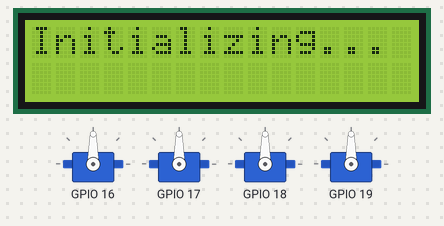
Bench run of a sketch on a simulated ESP32. On the bench: 4 × servo, 16×2 character LCD. WiFi joins after 1.5 s; servers stay silent unless stated; what the sketch prints to the serial monitor is not drawn.

Above: at 0.1 s.
At 2.2 s:
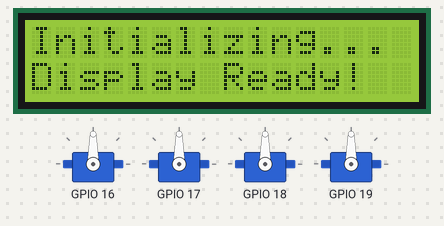
At 6.2 s:
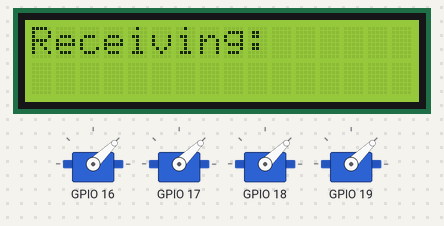
At 6.78 s:
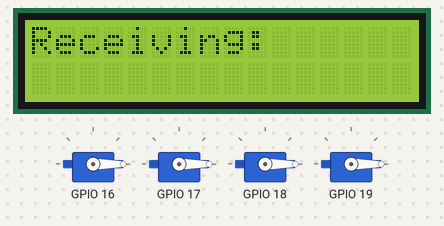
Timing chart, 0 to 8.3 s (numbered marks = the images above):
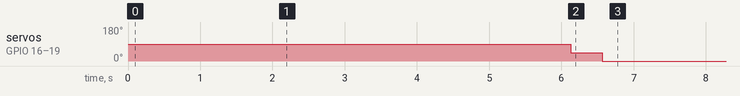

Measured:
- by itself, servo on GPIO 16–19: 90° → 44° at 6.1 s, → 0° 0.44 s later
- what the display in image 1 shows lasts 2.0 s, from 2.1 s to 4.1 s
- what the display in image 2 shows lasts 0.5 s, from 6.1 s to 6.6 s

The sketch:

quad_test.ino
```cpp
#include <Alpha.h>

Alpha copter;

const char* ssid = "Hasenhoeft";
const char* pwd = "21162010819665839679";
const char* pot_server = "http://192.168.178.31/pot_string";

void setup() {
  // put your setup code here, to run once:
  copter.setESCPins(16, 17, 18, 19);
  copter.attachESC();
  copter.setPOTPin(34);
  copter.setLCDAddress(39);
  copter.setLCDDimensions(16, 2);
  copter.beginLCD();
  copter.setPOTIP((char*)pot_server);
  copter.setSSID((char*)ssid);
  copter.setPWD((char*)pwd);
  copter.connect();
  copter.beginBLDC();
  copter.updateLCDRC();


}

void loop() {
  // put your main code here, to run repeatedly:
  copter.updateLCDRC();
  copter.fly();
}
```

Alpha.cpp
```cpp
#include "Arduino.h"
#include "Alpha.h"

// Consructors
Alpha::Alpha() {
	// Initialize task counter
	task = 0;

	// Print Debug Info
	Serial.begin(115200);
	Serial.print("\n\n\n[");
	Serial.print(task);
	Serial.println("]\tQuadcopter object created!");
	task++;

	// Initialize Private Variables e.g. Pins, Dimensions, Addresses
	debug_pot = 0;
	pot_val = 0;
	pot_val_rc = "0";
	lcd_addr = 39;
	duty = 1000;
	lcd_width = lcd_height = 0;
	fl_esc_pin = 0;
	fr_esc_pin = 0;
	bl_esc_pin = 0;
	br_esc_pin = 0;
}

Alpha::Alpha(int esc1, int esc2, int esc3, int esc4) {
	// Create object
	Alpha();

	// Set ESC pins
	setESCPins(esc1, esc2, esc3, esc4);
}


// Public Member Functions
void Alpha::attachESC() {
	// Attach ESC objects to their pins
	fl_esc.attach(fl_esc_pin);
	fr_esc.attach(fr_esc_pin);
	bl_esc.attach(bl_esc_pin);
	br_esc.attach(br_esc_pin);

	// Print Debug Info}
	Serial.print("[");
	Serial.print(task);
	Serial.print("]\tAttached ESCs to pins\t\t\t");
	Serial.print(fl_esc_pin);
	Serial.print(", ");
	Serial.print(fr_esc_pin);
	Serial.print(", ");
	Serial.print(bl_esc_pin);
	Serial.print(", ");
	Serial.println(br_esc_pin);
	task++;
}

void Alpha::setESCPins(int pin1, int pin2, int pin3, int pin4) {
	// Update ESC pins
	fl_esc_pin = pin1;
	fr_esc_pin = pin2;
	bl_esc_pin = pin3;
	br_esc_pin = pin4;

	// Print Debug Info
	Serial.print("[");
	Serial.print(task);
	Serial.print("]\tInitialized ESCs to pins\t\t");
	Serial.print(fl_esc_pin);
	Serial.print(", ");
	Serial.print(fr_esc_pin);
	Serial.print(", ");
	Serial.print(bl_esc_pin);
	Serial.print(", ");
	Serial.println(br_esc_pin);
	task++;
}

void Alpha::setPOTPin(int pot) {
	// Set Potentiometer Pin
	debug_pot = pot;

	// Print Debug Info
	Serial.print("[");
	Serial.print(task);
	Serial.print("]\tInitialized Potentiometer on pin\t");
	Serial.println(debug_pot);
	task++;
}

void Alpha::setLCDAddress(int addr) {
	// Update LCD I2C Address (HEX)
	lcd_addr = addr;

	// Print Debug Info
	Serial.print("[");
	Serial.print(task);
	Serial.print("]\tInitialized LCD I2C Address to\t\t0x");
	Serial.println(lcd_addr, HEX);
	task++;
}

void Alpha::setLCDDimensions(int width, int height) {
	// Update LCD Dimensions
	lcd_width = width;
	lcd_height = height;

	// Print Debug Info
	Serial.print("[");
	Serial.print(task);
	Serial.print("]\tInitialized LCD Dimensions to\t\t");
	Serial.print("(");
	Serial.print(lcd_width);
	Serial.print(", ");
	Serial.print(lcd_height);
	Serial.println(")");
	task++;
}

void Alpha::beginLCD() {
	// Create LCD Object
	lcd = new LiquidCrystal_I2C(lcd_addr, lcd_width, lcd_height);
	Serial.print("[");
	Serial.print(task);
	Serial.print("]\tLCD Display object created!\t\t");
	Serial.print("("); Serial.print(lcd_width); Serial.print(", ");
	Serial.print(lcd_height);
	Serial.println(")");
	task++;

	// Turn on Display and Print Msg
	lcd->init();
	lcd->backlight();
	lcd->print("Initializing...");
	delay(2000);
	lcd->setCursor(0, 1);
	lcd->print("Display Ready!");
	delay(2000);
	lcd->clear();

	// Print Debug Info
	Serial.print("[");
	Serial.print(task);
	Serial.print("]\tStarted LCD Display on address\t\t0x");
	Serial.println(lcd_addr, HEX);
	task++;
}

void Alpha::beginBLDC() {
	// Write Duty-LOW to BLDCs
	fl_esc.writeMicroseconds(duty);
	fr_esc.writeMicroseconds(duty);
	bl_esc.writeMicroseconds(duty);
	br_esc.writeMicroseconds(duty);

	Serial.print("[");
	Serial.print(task);
	Serial.print("]\tBLDCs initialized with PPM duty:\t");
	Serial.print(duty);
	Serial.println("μs");
	task++;
}

void Alpha::updateLCD() {
	lcd->setCursor(1, 0);
	lcd->print("POT");
	lcd->setCursor(12, 0);
	lcd->print("PWM");
	lcd->setCursor(1, 1);
	lcd->print("      ");
	lcd->setCursor(0, 1);
	lcd->print(readPotRC());
	lcd->setCursor(11, 1);
	lcd->print("      ");
	lcd->setCursor(11, 1);
	readPot();
	lcd->print(duty);
}

void Alpha::updateLCDRC() {
	lcd->setCursor(0, 0);
	lcd->print("Receiving:");
	lcd->setCursor(0, 1);
	lcd->print("    ");
	lcd->setCursor(0, 1);

	lcd->print(readPotRC());
	readPot();
}

String Alpha::readPotRC() {
	pot_val_rc = httpGETRequest(POT_SERVER);
	return pot_val_rc;
}

void Alpha::readPot() {
	duty = pot_val_rc.toInt();
	//duty = map(pot_val, POT_MIN, POT_MAX, DUTY_MIN, DUTY_MAX);
}


void Alpha::fly() {
	fl_esc.writeMicroseconds(duty);
	fr_esc.writeMicroseconds(duty);
	bl_esc.writeMicroseconds(duty);
	br_esc.writeMicroseconds(duty);
}

void Alpha::setPOTIP(char* ip) {
	POT_SERVER = ip;
	Serial.print("[");
	Serial.print(task);
	Serial.print("]\tConfigured Transmitter Addr.\t\t");
	Serial.println(POT_SERVER);
	task++;
}

String Alpha::httpGETRequest(const char* serverName) {
  WiFiClient client;
  HTTPClient http;

  // Your Domain name with URL path or IP address with path
  http.begin(client, serverName);

  // Send HTTP POST request
  int httpResponseCode = http.GET();

  String payload = "--";

  if (httpResponseCode>0) {
    payload = http.getString();
  }
  else {
    Serial.print("Error code: ");
    Serial.println(httpResponseCode);
  }
  // Free resources
  http.end();

  return payload;
}

void Alpha::connect() {
	WiFi.mode(WIFI_STA);
	WiFi.begin(ssid, pwd);
	Serial.print("[");
	Serial.print(task);
	Serial.print("]\tConnecting to network\t\t\t");
	while (WiFi.status() != WL_CONNECTED) {
    Serial.print('.');
    delay(1000);
  }
	Serial.println();
	task++;
	Serial.print("[");
	Serial.print(task);
	Serial.print("]\tConnected to ");
	Serial.print(ssid);
	Serial.print("\t\t\t");
	Serial.println(WiFi.localIP());
	task++;
}

void Alpha::setSSID(char* ssid_in) {
	ssid = ssid_in;
	Serial.print("[");
	Serial.print(task);
	Serial.print("]\tConfigured WIFI\t\t\t\t");
	Serial.println(ssid);
	task++;
}

void Alpha::setPWD(char* pwd_in) {
	pwd = pwd_in;
	Serial.print("[");
	Serial.print(task);
	Serial.print("]\tConfigured Password\t\t\t");
	for(int i = 0; i < strlen(pwd_in); i++) {
		Serial.print("*");
	}
	Serial.println();
	task++;
}
```

Alpha.h
```cpp
/*
  Quadcopter.h - Library for ESP-32 based flight controller.
  Created by Harit Krishan, August 1, 2021.
  Released into the public domain.
*/

#ifndef Alpha_h
#define Alpha_h
#define POT_MIN 0
#define POT_MAX 4095
#define DUTY_MIN 1200
#define DUTY_MAX 2000
#include "Arduino.h"
#include <ESP32Servo.h>
#include <LiquidCrystal_I2C.h>
#include <WiFi.h>
#include <HTTPClient.h>


class Alpha {
	public:
		// Constructors
		Alpha();
		Alpha(int esc1, int esc2, int esc3, int esc4);

		// ESC Configuration
		void attachESC();
		void setESCPins(int pin1, int pin2, int pin3, int pin4);
		void setPOTPin(int pot);
		void beginBLDC();
		void fly();

		// LCD Configuration
		void setLCDAddress(int addr);
		void setLCDDimensions(int width, int height);
		void beginLCD();
		void updateLCD();
		void updateLCDRC();

		// Web Server Configuration
		void setPOTIP(char* ip);
		void setSSID(char* ssid_in);
		void setPWD(char* pwd_in);
		void connect();
		String httpGETRequest(const char* serverName);
		void readPot();
		String readPotRC();

	private:
		// ESCs
		int fl_esc_pin;
		int fr_esc_pin;
		int bl_esc_pin;
		int br_esc_pin;
		Servo fl_esc;
		Servo fr_esc;
		Servo bl_esc;
		Servo br_esc;
		int debug_pot;
		uint16_t duty;
		int pot_val;
		String pot_val_rc;
		int task;

		// LCD Display
		LiquidCrystal_I2C *lcd;
		int lcd_width, lcd_height;
		int lcd_addr;

		// Wireless
		char* ssid;
		char* pwd;
		char* POT_SERVER;
};


#endif
```
